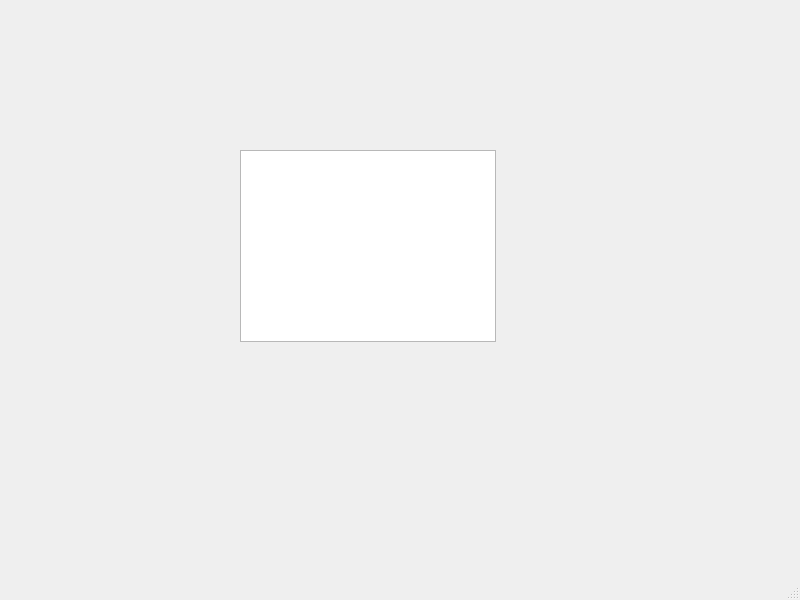
<?xml version="1.0" encoding="UTF-8"?>
<ui version="4.0">
 <class>MainWindow</class>
 <widget class="QMainWindow" name="MainWindow">
  <property name="geometry">
   <rect>
    <x>0</x>
    <y>0</y>
    <width>800</width>
    <height>600</height>
   </rect>
  </property>
  <property name="windowTitle">
   <string>MainWindow</string>
  </property>
  <widget class="QWidget" name="centralwidget">
   <widget class="QTableView" name="tableView">
    <property name="geometry">
     <rect>
      <x>240</x>
      <y>150</y>
      <width>256</width>
      <height>192</height>
     </rect>
    </property>
   </widget>
  </widget>
  <widget class="QMenuBar" name="menubar">
   <property name="geometry">
    <rect>
     <x>0</x>
     <y>0</y>
     <width>800</width>
     <height>26</height>
    </rect>
   </property>
  </widget>
  <widget class="QStatusBar" name="statusbar"/>
 </widget>
 <resources/>
 <connections/>
</ui>
